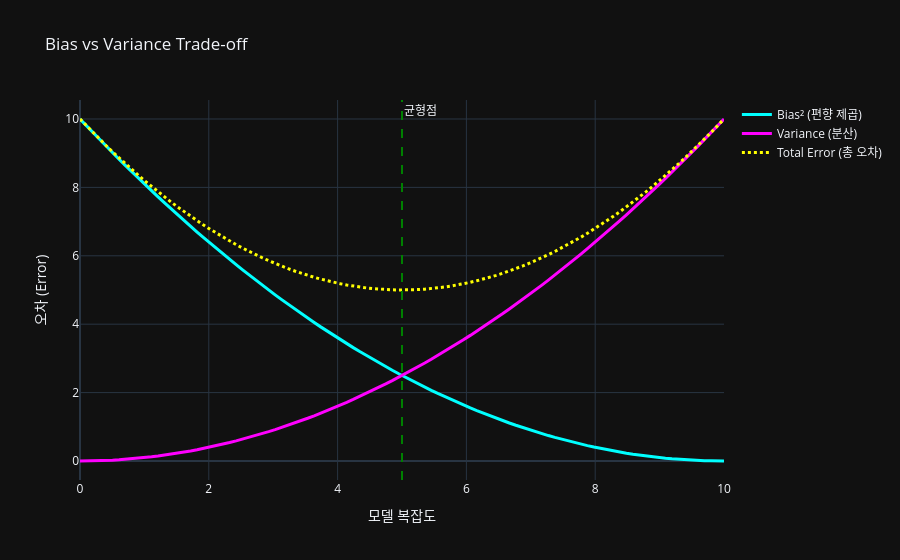

Notebook cell for this chart:
### Markdown cell above
Bias vs Variance 곡선 시각화

### Code cell
import numpy as np
import plotly.graph_objects as go

complexity = np.linspace(0, 10, 100)

bias2 = (10 - complexity) ** 2 / 10
variance = (complexity) ** 2 / 10
error = bias2 + variance

fig = go.Figure()
fig.add_trace(go.Scatter(x=complexity, y=bias2, mode="lines", name="Bias² (편향 제곱)", line=dict(color="cyan", width=3)))
fig.add_trace(
    go.Scatter(x=complexity, y=variance, mode="lines", name="Variance (분산)", line=dict(color="magenta", width=3)))
fig.add_trace(go.Scatter(x=complexity, y=error, mode="lines", name="Total Error (총 오차)",
                         line=dict(color="yellow", width=3, dash="dot")))
fig.add_vline(x=5, line=dict(color="green", width=2, dash="dash"), annotation_text="균형점",
              annotation_position="top right")
fig.update_layout(title="Bias vs Variance Trade-off", xaxis_title="모델 복잡도", yaxis_title="오차 (Error)",
                  template="plotly_dark")
fig.show()
